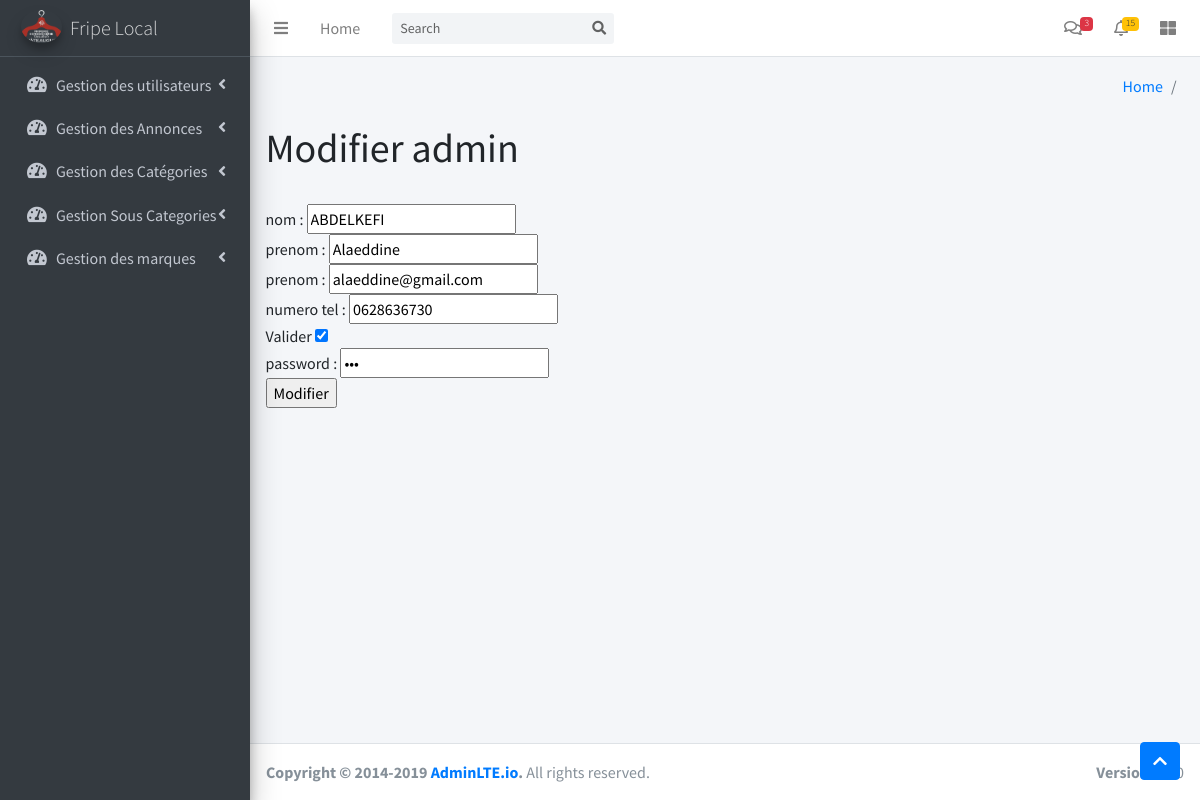
Page /admin/dashboard.php?controller=personne&action=edit1&id=1 (signed in) on the committed database.
### tables this page shows
CREATE TABLE `personne` (
  `id` int(11) NOT NULL,
  `id_role` int(11) DEFAULT NULL,
  `nom_pers` varchar(200) DEFAULT NULL,
  `prenom_pers` varchar(100) DEFAULT NULL,
  `email_pers` varchar(100) DEFAULT NULL,
  `mdp_pers` varchar(200) DEFAULT NULL,
  `tel_pers` varchar(50) DEFAULT NULL,
  `status` varchar(50) DEFAULT NULL
);

### admin/models/personne.class.php (called while the page is built, shortened)
<?php
class personne extends fonction{
	private $id;
	public function __construct($id,$nom_pers,$prenom_pers,$email_pers,$mdp_pers,$tel_pers,$id_role,$status){
		$this->id = $id;
	}
	public function detail($cnx){
		$personne=$cnx->query("select * from personne where id='".$this->id."'")->fetch(PDO::FETCH_OBJ);
		return $personne;
	}
}
?>

### admin/vue/admin/modifier_admin.php (the view, shortened to what this page needs)
<h1>Modifier admin</h1>
<form method="post" action="dashboard.php?controller=personne&action=edit" enctype="multipart/form-data">
<br>nom : <input type="text" name="nom_pers" value="<?php echo $personne->nom_pers;?>" required>
<br>prenom : <input type="text" name="prenom_pers" value="<?php echo $personne->prenom_pers;?>" required>
<br>prenom : <input type="email" name="email_pers" value="<?php echo $personne->email_pers;?>" required>
<br>numero tel : <input type="number" name="tel_pers" value="<?php echo $personne->tel_pers;?>" required>
<br> Valider <input type="checkbox" name="status" value="Accepte" <?php if($personne->status=='Accepte') echo 'checked=checked';?>>
<br>password : <input type="password" name="mdp_pers" value="<?php echo $personne->mdp_pers;?>" required>
<br><input type="submit" name="submit" value="Modifier">
</form>

### rows in the picture
personne: nom_pers "ABDELKEFI", prenom_pers "Alaeddine", email_pers "alaeddine@gmail.com", tel_pers "0628636730", status "☑"
